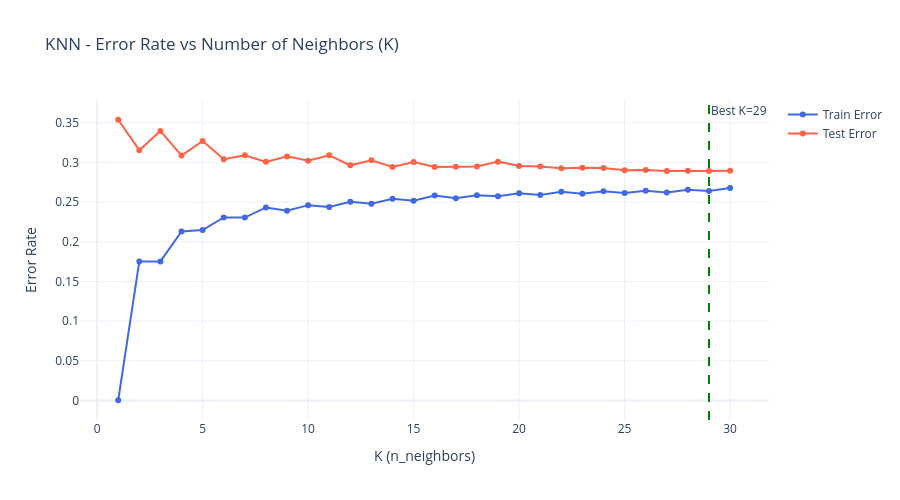

Notebook cell for this chart:
### Markdown cell above
## **K-Nearest Neighbors (KNN)**

### Code cell
k_range = range(1, 31)
train_errors = []
test_errors  = []

for k in k_range:
    knn = KNeighborsClassifier(n_neighbors=k)
    knn.fit(X_train_scaled, y_train)
    train_errors.append(1 - knn.score(X_train_scaled, y_train))
    test_errors.append(1 - knn.score(X_test_scaled, y_test))
    print(f"K={k:<3}  Train Error: {train_errors[-1]:.4f}  Test Error: {test_errors[-1]:.4f}")

fig = go.Figure()
fig.add_trace(go.Scatter(
    x=list(k_range), y=train_errors,
    mode='lines+markers', name='Train Error',
    line=dict(color='royalblue')
))
fig.add_trace(go.Scatter(
    x=list(k_range), y=test_errors,
    mode='lines+markers', name='Test Error',
    line=dict(color='tomato')
))

# Get the best
best_k = test_errors.index(min(test_errors)) + 1
fig.add_vline(x=best_k, line_dash='dash', line_color='green',
              annotation_text=f'Best K={best_k}', annotation_position='top right')

fig.update_layout(
    title='KNN - Error Rate vs Number of Neighbors (K)',
    xaxis_title='K (n_neighbors)',
    yaxis_title='Error Rate',
    template='plotly_white',
    height=500
)
fig.show()

print(f"Best K by lowest test error : K = {best_k}")
print(f"Train error : {train_errors[best_k - 1]:.4f}")
print(f"Test error  : {test_errors[best_k - 1]:.4f}")

### Figure 1 — Plotly figure (JSON) as saved in the notebook; plotly's stock layout.template omitted (floating-point values rounded to 4 significant figures)
{"data": [{"line": {"color": "royalblue"}, "mode": "lines+markers", "name": "Train Error", "type": "scatter", "x": [1, 2, 3, 4, 5, 6, 7, 8, 9, 10, 11, 12, 13, 14, 15, 16, 17, 18, 19, 20, 21, 22, 23, 24, 25, 26, 27, 28, 29, 30], "y": [0.0003558, 0.1751, 0.1752, 0.213, 0.2147, 0.2306, 0.2305, 0.2432, 0.239, 0.2461, 0.2439, 0.2505, 0.2478, 0.2542, 0.2518, 0.2583, 0.2547, 0.2585, 0.2574, 0.2612, 0.259, 0.2629, 0.2605, 0.2635, 0.2614, 0.2644, 0.2622, 0.2657, 0.264, 0.2676]}, {"line": {"color": "tomato"}, "mode": "lines+markers", "name": "Test Error", "type": "scatter", "x": [1, 2, 3, 4, 5, 6, 7, 8, 9, 10, 11, 12, 13, 14, 15, 16, 17, 18, 19, 20, 21, 22, 23, 24, 25, 26, 27, 28, 29, 30], "y": [0.3537, 0.3154, 0.3396, 0.3086, 0.327, 0.304, 0.309, 0.3006, 0.3076, 0.3022, 0.309, 0.2963, 0.3026, 0.2942, 0.3004, 0.2941, 0.2945, 0.2948, 0.3009, 0.2955, 0.2948, 0.2925, 0.2932, 0.2929, 0.2901, 0.2905, 0.2892, 0.2896, 0.2891, 0.2894]}], "layout": {"annotations": [{"showarrow": false, "text": "Best K=29", "x": 29, "xanchor": "left", "xref": "x", "y": 1, "yanchor": "top", "yref": "y domain"}], "height": 500, "shapes": [{"line": {"color": "green", "dash": "dash"}, "type": "line", "x0": 29, "x1": 29, "xref": "x", "y0": 0, "y1": 1, "yref": "y domain"}], "title": {"text": "KNN - Error Rate vs Number of Neighbors (K)"}, "xaxis": {"title": {"text": "K (n_neighbors)"}}, "yaxis": {"title": {"text": "Error Rate"}}}}
